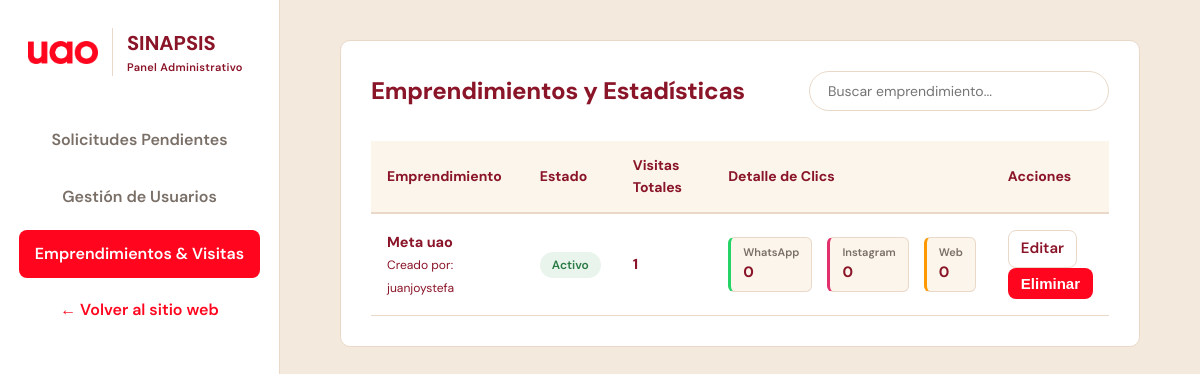
The app's page /panel/emprendimientos/ (signed in) with its own data.
### modulos/emprendimientos/models.py (models this page shows, shortened)
class Emprendimiento(models.Model):
    ESTADOS = (
        ('pendiente', 'Pendiente'),
        ('activo', 'Activo'),
        ('rechazado', 'Rechazado'),
    )
    idEmprendimiento = models.AutoField(primary_key=True)
    nombre = models.CharField(max_length=100)
    descripcion = models.TextField(blank=True, null=True, max_length=1000) # Para que el admin sepa de qué trata
    creador = models.ForeignKey(User, on_delete=models.SET_NULL, null=True, blank=True, related_name="emprendimientos")
    estado = models.CharField(max_length=20, choices=ESTADOS, default='pendiente')
    fecha_creacion = models.DateTimeField(auto_now_add=True)
    link_whatsapp = models.CharField(max_length=20, blank=True, null=True, help_text="Solo números")
    link_instagram = models.URLField(blank=True, null=True)
    logo = models.ImageField(upload_to='emprendimientos/logos/', null=True, blank=True)
    totalVistas = models.IntegerField(default=0)
    vistas_wa = models.IntegerField(default=0)
    vistas_ig = models.IntegerField(default=0)
    vistas_web = models.IntegerField(default=0)

### modulos/emprendimientos/views.py (the view)
# urls.py: path("panel/emprendimientos/", views.admin_emprendimientos, name="admin_emprendimientos"),
@login_required
def admin_emprendimientos(request):
    if request.user.perfil.rol != 'admin':
        return redirect('inicio')
    query = request.GET.get('q', '')
    todos_emprendimientos = Emprendimiento.objects.all().order_by("-totalVistas")
    if query:
        todos_emprendimientos = todos_emprendimientos.filter(nombre__icontains=query)
    cantidad_pendientes = Emprendimiento.objects.filter(estado='pendiente').count()
    return render(request, "admin/admin_emprendimientos.html", {
        "emprendimientos": todos_emprendimientos,
        "query": query,
        "cantidad_pendientes": cantidad_pendientes
    })

### templates/admin/admin_emprendimientos.html (shortened to what this page needs)
{% extends 'admin/base_admin.html' %}
{% block contenido_admin %}
<section id="emprendimientos" class="admin-section">
    <div class="section-header">
        <h2>Emprendimientos y Estadísticas</h2>
        <div class="search-bar">
            <form method="GET" action="">
                <input type="text" name="q" value="{{ query }}" placeholder="Buscar emprendimiento...">
            </form>
        </div>
    </div>
    <div class="table-responsive">
        <table class="admin-table table-hover">
            <thead>
                <tr>
                    <th>Emprendimiento</th>
                    <th>Estado</th>
                    <th>Visitas Totales</th>
                    <th>Detalle de Clics</th>
                    <th>Acciones</th>
                </tr>
            </thead>
            <tbody>
                {% for emp in emprendimientos %}
                <tr>
                    <td>
                        <b>{{ emp.nombre }}</b><br>
                        <small class="text-muted">Creado por: {{ emp.creador.username|default:"Desconocido" }}</small>
                    </td>
                    <td>
                        {% if emp.estado == 'activo' %}
                            <span class="pill pill-open">Activo</span>
                        {% elif emp.estado == 'pendiente' %}
                            <span class="pill pill-soon">Pendiente</span>
                        {% else %}
                            <span class="pill pill-closed">Rechazado</span>
                        {% endif %}
                    </td>
                    <td class="stat-total">{{ emp.totalVistas }}</td>
                    <td>
                        <div class="stats-breakdown">
                            <div class="stat-item wa">
                                <small>WhatsApp</small>
                                <b>{{ emp.vistas_wa }}</b>
                            </div>
                            <div class="stat-item ig">
                                <small>Instagram</small>
                                <b>{{ emp.vistas_ig }}</b>
                            </div>
                            <div class="stat-item web">
                                <small>Web</small>
                                <b>{{ emp.vistas_web }}</b>
                            </div>
                        </div>
                    </td>
                    <td>
                        <div class="d-flex gap-2">
                            <a href="{% url 'editar_emprendimiento' emp.idEmprendimiento %}?next={{ request.path }}" class="btn btn-sm" style="border: 1px solid var(--borde); color: var(--tinta); font-weight: 600; padding: 6px 12px; border-radius: 8px;">Editar</a>
                            <form action="{% url 'eliminar_emprendimiento' emp.idEmprendimiento %}?next={{ request.path }}" method="POST" onsubmit="return confirm('¿Seguro que deseas eliminar este emprendimiento?');" style="margin: 0;">
                                <button type="submit" class="btn btn-sm" style="background-color: var(--rojo); color: white; font-weight: 600; padding: 6px 12px; border-radius: 8px;">Eliminar</button>
                            </form>
                        </div>
                    </td>
                </tr>
                {% endfor %}
            </tbody>
        </table>
    </div>
</section>
{% endblock %}

### static/css/stylesLanding.css (style rules this page uses)
:root { --rojo: #FF051E; --rojo-oscuro: #AC0B32; --tinta: #8A1428; --hueso: #FBF5EC; --niebla: #F3E9DC; --chispa: #FE9800; --texto-suave: #7a6f67; --borde: #EAD9C9; --radio: 10px; --maxw: 1180px; }
* { box-sizing: border-box; }
html { scroll-behavior: smooth; }
body { margin: 0; background: var(--hueso); color: var(--tinta); font-family: 'DM Sans', sans-serif; font-weight: 400; font-size: 16px; line-height: 1.55; -webkit-font-smoothing: antialiased; }
h1, h2, h3, h4 { font-family: 'DM Sans', sans-serif; font-weight: 800; margin: 0; letter-spacing: -0.01em; }
a { color: inherit; text-decoration: none; }
.btn { padding: 13px 24px; border-radius: 999px; font-weight: 600; font-size: 15px; display: inline-flex; align-items: center; gap: 8px; border: 1px solid transparent; transition: transform .15s ease, background .15s ease; }
section { padding: 86px 0; }
.pill { font-size: 12px; font-weight: 600; padding: 5px 12px; border-radius: 999px; white-space: nowrap; }
.pill-open { background: #E9F4EC; color: #2A7A45; }

### static/css/adminStyles.css (style rules this page uses)
.admin-body { display: flex; min-height: 100vh; background-color: var(--niebla); }
.admin-section { background: #fff; border-radius: var(--radio); border: 1px solid var(--borde); padding: 30px; margin-bottom: 40px; }
.section-header { display: flex; justify-content: space-between; align-items: center; margin-bottom: 30px; }
.section-header h2 { font-size: 24px; color: var(--tinta); }
.search-bar input { padding: 10px 18px; border: 1px solid var(--borde); border-radius: 999px; width: 300px; font-family: inherit; font-size: 14px; outline: none; transition: border-color 0.2s; }
.table-responsive { overflow-x: auto; }
.admin-table { width: 100%; border-collapse: collapse; }
.admin-table th { text-align: left; padding: 14px 16px; background-color: var(--hueso); color: var(--tinta); font-weight: 700; font-size: 14px; border-bottom: 2px solid var(--borde); }
.admin-table td { padding: 16px; border-bottom: 1px solid var(--borde); font-size: 14.5px; vertical-align: middle; }
.stat-total { font-weight: 800; font-size: 18px; color: var(--tinta); }
.stats-breakdown { display: flex; gap: 15px; }
.stat-item { display: flex; flex-direction: column; padding: 6px 12px; border-radius: 6px; background: var(--hueso); border: 1px solid var(--borde); }
.stat-item small { font-size: 11px; color: var(--texto-suave); font-weight: 600; }
.stat-item b { font-size: 15px; color: var(--tinta); }
.stat-item.wa { border-left: 3px solid #25D366; }
.stat-item.ig { border-left: 3px solid #E1306C; }
.stat-item.web { border-left: 3px solid var(--chispa); }

### records on screen
Emprendimiento: nombre "Meta uao", creador.username "juanjoystefa", estado "Activo", totalVistas "1", vistas_wa "0", vistas_ig "0", vistas_web "0"
